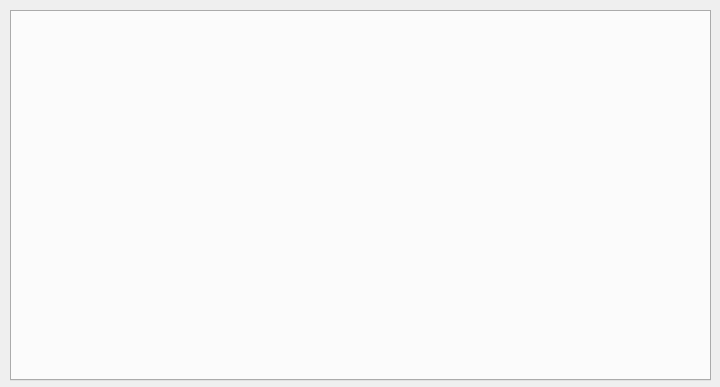
<?xml version="1.0" encoding="UTF-8"?>
<ui version="4.0">
 <class>PluginTabWidget</class>
 <widget class="QWidget" name="PluginTabWidget">
  <property name="geometry">
   <rect>
    <x>0</x>
    <y>0</y>
    <width>720</width>
    <height>387</height>
   </rect>
  </property>
  <property name="windowTitle">
   <string>Form</string>
  </property>
  <widget class="QTabWidget" name="PluginTabBar">
   <property name="geometry">
    <rect>
     <x>10</x>
     <y>10</y>
     <width>701</width>
     <height>371</height>
    </rect>
   </property>
   <property name="tabPosition">
    <enum>QTabWidget::West</enum>
   </property>
   <property name="currentIndex">
    <number>-1</number>
   </property>
   <property name="movable">
    <bool>true</bool>
   </property>
  </widget>
 </widget>
 <resources/>
 <connections/>
</ui>
